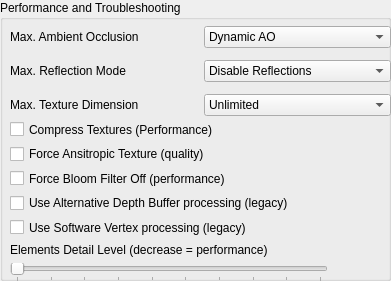
    <widget class="QGroupBox" name="groupBox_5">
     <property name="geometry">
      <rect>
       <x>450</x>
       <y>160</y>
       <width>391</width>
       <height>281</height>
      </rect>
     </property>
     <property name="title">
      <string>Performance and Troubleshooting</string>
     </property>
     <property name="flat">
      <bool>false</bool>
     </property>
     <widget class="QWidget" name="gridLayoutWidget_12">
      <property name="geometry">
       <rect>
        <x>10</x>
        <y>120</y>
        <width>318</width>
        <height>161</height>
       </rect>
      </property>
      <layout class="QGridLayout" name="GridAdditionalVideoFiltering">
       <item row="3" column="0">
        <widget class="QCheckBox" name="UseNVidiaAPI">
         <property name="text">
          <string>Use Alternative Depth Buffer processing (legacy)</string>
         </property>
        </widget>
       </item>
       <item row="6" column="0">
        <widget class="QSlider" name="AlphaRampAccuracy">
         <property name="minimum">
          <number>1</number>
         </property>
         <property name="maximum">
          <number>10</number>
         </property>
         <property name="singleStep">
          <number>20</number>
         </property>
         <property name="tracking">
          <bool>true</bool>
         </property>
         <property name="orientation">
          <enum>Qt::Orientation::Horizontal</enum>
         </property>
         <property name="tickPosition">
          <enum>QSlider::TickPosition::TicksBelow</enum>
         </property>
         <property name="tickInterval">
          <number>1</number>
         </property>
        </widget>
       </item>
       <item row="1" column="0">
        <widget class="QCheckBox" name="ForceAnisotropicFiltering">
         <property name="text">
          <string>Force Ansitropic Texture (quality)</string>
         </property>
        </widget>
       </item>
       <item row="2" column="0">
        <widget class="QCheckBox" name="ForceBloomOff">
         <property name="text">
          <string>Force Bloom Filter Off (performance)</string>
         </property>
        </widget>
       </item>
       <item row="4" column="0">
        <widget class="QCheckBox" name="SoftwareVertexProcessing">
         <property name="text">
          <string>Use Software Vertex processing (legacy)</string>
         </property>
        </widget>
       </item>
       <item row="5" column="0">
        <widget class="QLabel" name="label_83">
         <property name="frameShape">
          <enum>QFrame::Shape::NoFrame</enum>
         </property>
         <property name="text">
          <string>Elements Detail Level (decrease = performance)</string>
         </property>
        </widget>
       </item>
       <item row="0" column="0">
        <widget class="QCheckBox" name="CompressTextures">
         <property name="text">
          <string>Compress Textures (Performance)</string>
         </property>
        </widget>
       </item>
      </layout>
     </widget>
     <widget class="QWidget" name="gridLayoutWidget_13">
      <property name="geometry">
       <rect>
        <x>10</x>
        <y>20</y>
        <width>381</width>
        <height>104</height>
       </rect>
      </property>
      <layout class="QGridLayout" name="GridPerformanceAndTroubleshooting">
       <item row="0" column="0">
        <widget class="QLabel" name="LabelMaxOcclusion">
         <property name="frameShape">
          <enum>QFrame::Shape::NoFrame</enum>
         </property>
         <property name="text">
          <string>Max. Ambient Occlusion</string>
         </property>
        </widget>
       </item>
       <item row="1" column="0">
        <widget class="QLabel" name="LabelMaxReflectionMode">
         <property name="frameShape">
          <enum>QFrame::Shape::NoFrame</enum>
         </property>
         <property name="text">
          <string>Max. Reflection Mode</string>
         </property>
        </widget>
       </item>
       <item row="0" column="1">
        <widget class="QComboBox" name="MaxAmbientOcclusion">
         <property name="currentText">
          <string>Dynamic AO</string>
         </property>
         <property name="placeholderText">
          <string/>
         </property>
         <item>
          <property name="text">
           <string>Dynamic AO</string>
          </property>
         </item>
         <item>
          <property name="text">
           <string>Disable AO</string>
          </property>
         </item>
         <item>
          <property name="text">
           <string>Static AO</string>
          </property>
         </item>
        </widget>
       </item>
       <item row="1" column="1">
        <widget class="QComboBox" name="PFReflection">
         <item>
          <property name="text">
           <string>Disable Reflections</string>
          </property>
         </item>
         <item>
          <property name="text">
           <string>Balls Only</string>
          </property>
         </item>
         <item>
          <property name="text">
           <string>Static Only</string>
          </property>
         </item>
         <item>
          <property name="text">
           <string>Static &amp; Balls</string>
          </property>
         </item>
         <item>
          <property name="text">
           <string>Static &amp; Unsynced Dynamic</string>
          </property>
         </item>
         <item>
          <property name="text">
           <string>Dynamic</string>
          </property>
         </item>
        </widget>
       </item>
       <item row="2" column="0">
        <widget class="QLabel" name="LabelMaxTexDimension">
         <property name="frameShape">
          <enum>QFrame::Shape::NoFrame</enum>
         </property>
         <property name="text">
          <string>Max. Texture Dimension</string>
         </property>
        </widget>
       </item>
       <item row="2" column="1">
        <widget class="QComboBox" name="MaxTexDimension">
         <item>
          <property name="text">
           <string>Unlimited</string>
          </property>
         </item>
         <item>
          <property name="text">
           <string>1024</string>
          </property>
         </item>
         <item>
          <property name="text">
           <string>2048</string>
          </property>
         </item>
         <item>
          <property name="text">
           <string>3172</string>
          </property>
         </item>
         <item>
          <property name="text">
           <string>4096</string>
          </property>
         </item>
         <item>
          <property name="text">
           <string>5120</string>
          </property>
         </item>
         <item>
          <property name="text">
           <string>6144</string>
          </property>
         </item>
         <item>
          <property name="text">
           <string>7168</string>
          </property>
         </item>
        </widget>
       </item>
      </layout>
     </widget>
    </widget>
